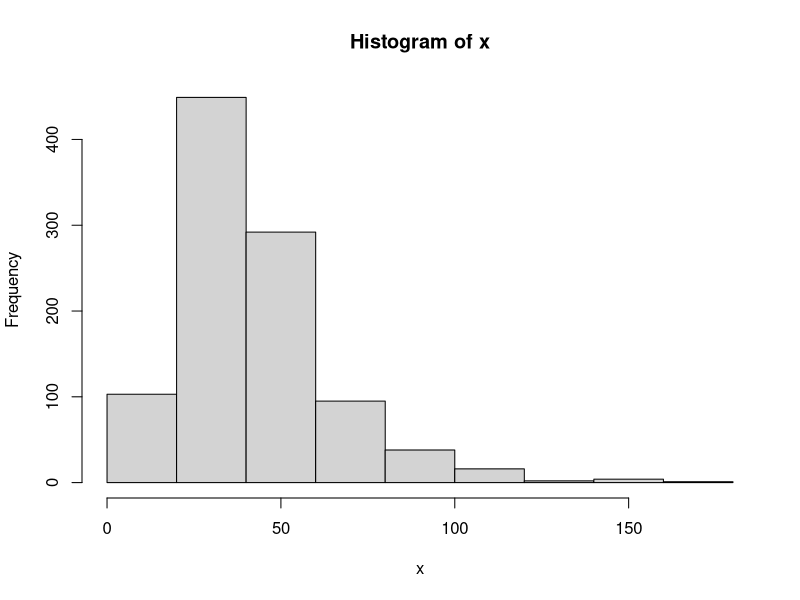
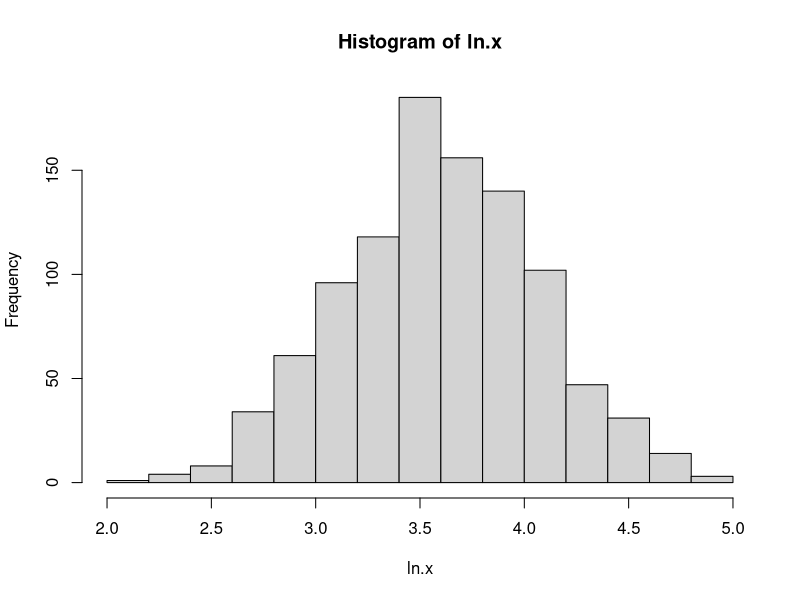
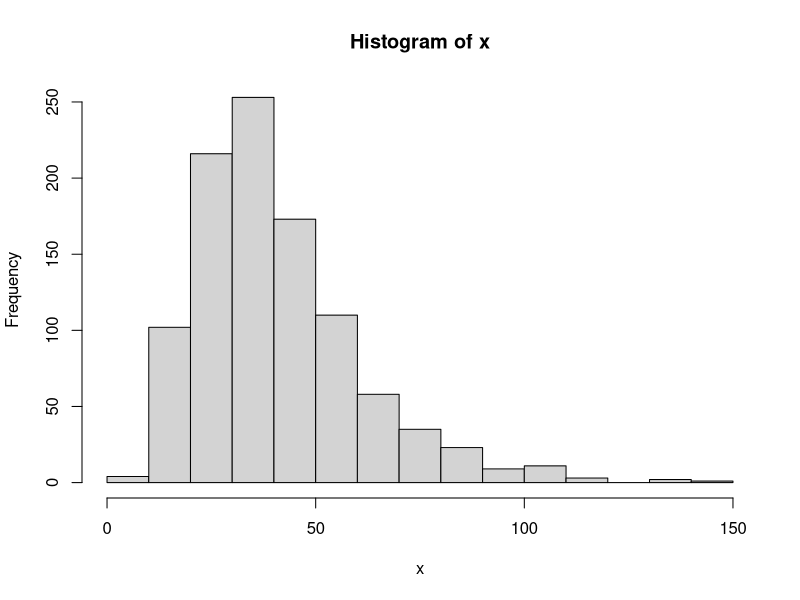
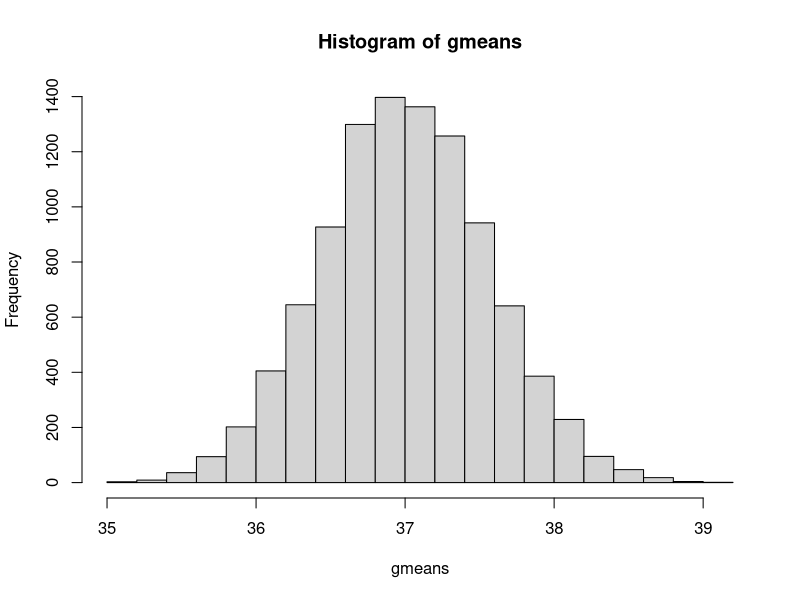
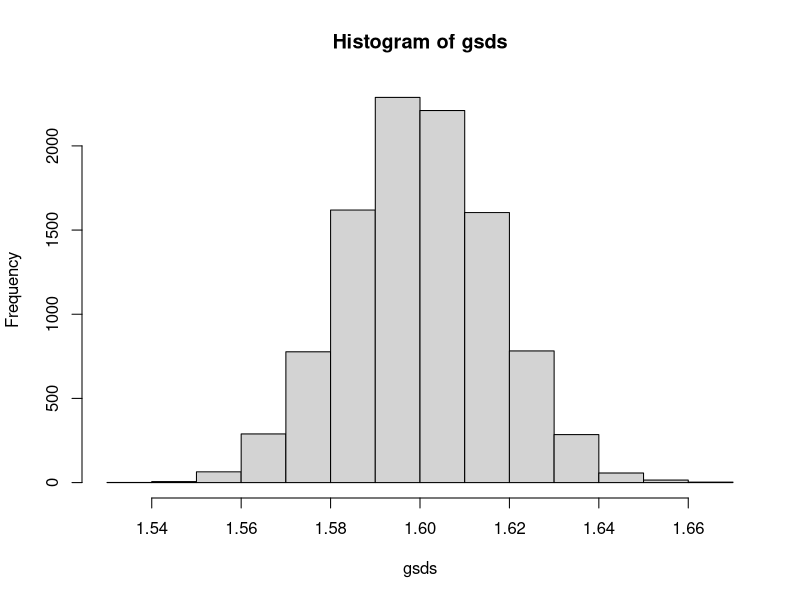

R code for these plots, in order:
### step 1: estimate a LN mean and SD from individual data
### step 2: estimate a LN mean and SD from a histogram and generated data
### step 3: estimate a LN mean and SD from the Sayes et al. 2010 curves



#goal:  10 < x < 200

ln.x <- rnorm(n=1000, mean=log(37), sd=log(1.6))  #could also use rlnorm()
#hist(ln.x)
x <- exp(ln.x)
hist(x)
summary(x) #a little too wide





geometricMean <- function (x) {
  exp(mean(log(x)))
}

geometricSD <- function (x) {
  exp(sqrt(var(log(x))))
}

x <- c(4, 8, 9, 9, 12, 14, 17)

geometricMean(x) #9.579479
geometricSD(x)   #1.600359

# see how well a single estimate of a LogNormal mean and sd goes
set.seed(45226)
ln.x <- rnorm(n=1000, mean=log(37), sd=log(1.6))
x <- exp(ln.x)
hist(ln.x)
hist(x)

geometricMean(x) #36.45908, close to 37
geometricSD(x)   #1.595998, close to 1.6
### so if we have the actual data, we can get close. bootstrapping would probably get closer

all.gmean <- vector(mode="list", length=10000)
all.gsd   <- vector(mode="list", length=10000)

for (ii in 1:10000){
  ln.x <- rnorm(n=1000, mean=log(37), sd=log(1.6))
  x <- exp(ln.x)
  all.gmean[[ii]] <- geometricMean(x)
  all.gsd[[ii]] <- geometricSD(x)
}

gmeans <- unlist(all.gmean)
hist(gmeans)
mean(gmeans) #37.00388
summary(gmeans)

gsds <- unlist(all.gsd)
hist(gsds)
mean(gsds) #1.599941

### so yep, bootstrap is within rounding distance





